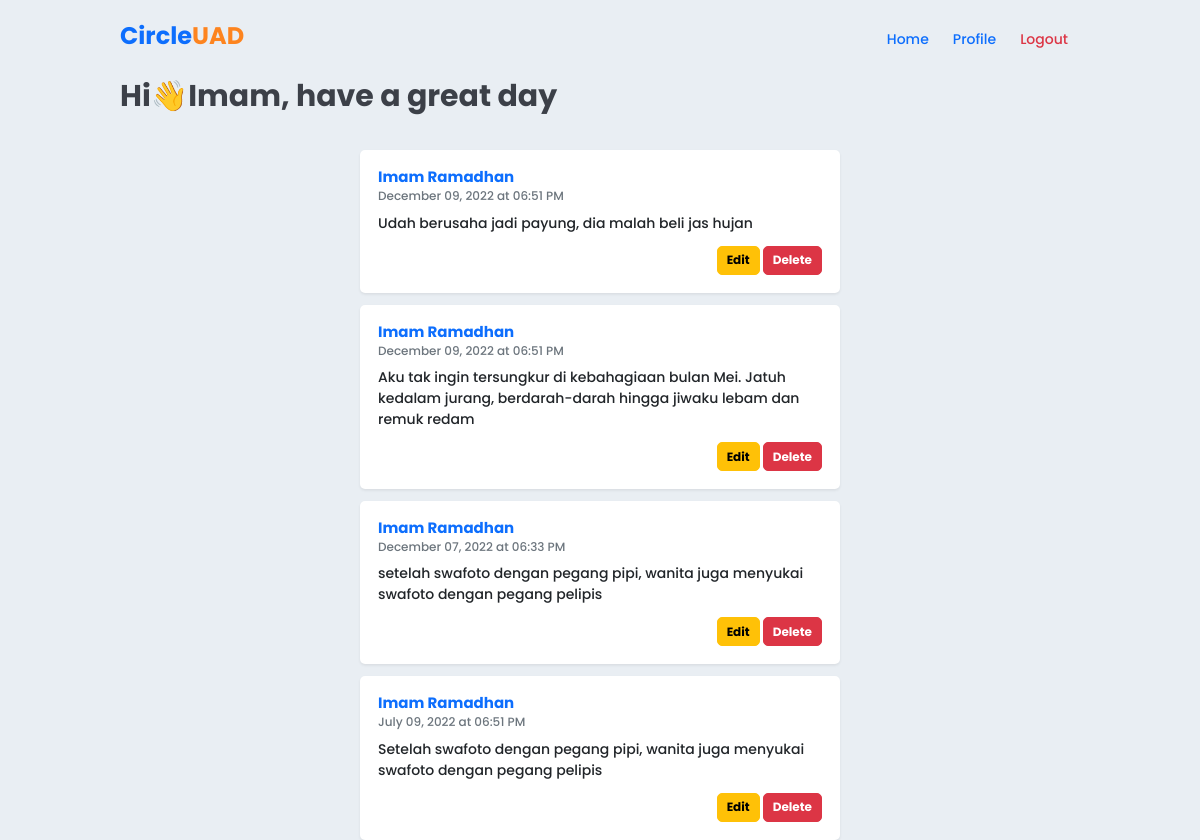
The app's page /profile.php (signed in) with its own data.
### tables this page shows
CREATE TABLE `users` (
  `id_user` int NOT NULL,
  `firstname` varchar(50) NOT NULL,
  `lastname` varchar(50) NOT NULL,
  `email` varchar(255) NOT NULL,
  `password` varchar(255) NOT NULL,
  `role` enum('admin','client') NOT NULL DEFAULT 'client'
);

CREATE TABLE `timeline` (
  `id_timeline` int NOT NULL,
  `message` text NOT NULL,
  `created_at` datetime NOT NULL,
  `id_user` int NOT NULL
);

### functions/user.php (called while the page is built, shortened)
<?php
function get_name_user()
{
    global $link;
    $query = "SELECT * FROM users";
    $result = mysqli_query($link, $query);
    return $result;
}
?>

### functions/timeline.php (called while the page is built, shortened)
<?php
function get_all_message()
{
    global $link;
    $query = "SELECT timeline.*, users.* FROM timeline INNER JOIN users ON timeline.id_user = users.id_user order by created_at DESC";
    $result = mysqli_query($link, $query);
    return $result;
}

### profile.php (the view, shortened to what this page needs)
<?php
    $timeline = get_all_message();
    $name = get_name_user();
    require_once "view/header.php";
    require_once "view/header-profile.php";
?>
<?php
    if (mysqli_num_rows($timeline) > 0) {
        while ($result = mysqli_fetch_array($timeline)) {
            $date       = strtotime($result['created_at']);
            $realdate   = date('F d, Y',$date);
            $realtime   = date("h:i A", $date);
            $firstname  = $result['firstname'];
            $lastname   = $result['lastname'];
            $message    = $result['message'];
?>
        <?php if( $_SESSION['user'] == $result['email'] ) { ?>
            <div class="d-flex justify-content-center mx-auto mt-3">
                <div class="card mx-3 p-2 shadow-sm message">
                    <div class="card-body">
                        <h5 class="card-title fw-bold text-primary"><?= $firstname . ' ' . $lastname ?></h5>
                        <h6 class="card-subtitle mb-2 text-muted"><?= $realdate . ' at ' . $realtime ?></h6>
                        <p class="card-text pt-1" style="font-size: 14px;"><?= $message ?></p>
                        <div class="d-flex justify-content-end">
                            <a href="#" class="btn btn-warning fw-bold mx-1">Edit</a>
                            <a class="material-symbols-outlined btn btn-danger fw-bold" href="delete-message.php?id=<?= $result['id_timeline']?>">Delete</a>
                        </div>
                    </div>
                </div>
            </div>
        <?php } ?>
    <?php } ?>
<?php } ?>
<?php require_once "view/footer.php"; ?>

### view/header-profile.php (shortened to what this page needs)
<?php
    if (mysqli_num_rows($name) > 0) {
        while ($username = mysqli_fetch_array($name)) {
            if ($_SESSION['user'] == $username['email']) {
?>
                <h1 class="fw-bold" style="color: #3C4048;">Hi👋<?= $username['firstname'] ?>, have a great day </h1>
<?php
            }
        }
    }
?>

### assets/css/style.css (style rules this page uses)
body, html { font-family: 'Poppins', sans-serif; font-size: 12px; background-color: #e9eef3; height: 100%; font-weight: 500; }
.btn { border-radius: 5px; }
.message { width: 50%; border-radius: 5px; border: none; }

### records on screen
users: firstname "Imam"
timeline: id_user.firstname "Imam", id_user.lastname "Ramadhan", created_at "December 09, 2022", created_at "06:51 PM", message "Udah berusaha jadi payung, dia malah beli jas hujan"
timeline: id_user.firstname "Imam", id_user.lastname "Ramadhan", created_at "December 09, 2022", created_at "06:51 PM", message "Aku tak ingin tersungkur di kebahagiaan bulan Mei. Jatuh kedalam jurang, berdarah-darah hingga jiwaku lebam dan remuk redam"
timeline: id_user.firstname "Imam", id_user.lastname "Ramadhan", created_at "December 07, 2022", created_at "06:33 PM", message "setelah swafoto dengan pegang pipi, wanita juga menyukai swafoto dengan pegang pelipis"
timeline: id_user.firstname "Imam", id_user.lastname "Ramadhan", created_at "July 09, 2022", created_at "06:51 PM", message "Setelah swafoto dengan pegang pipi, wanita juga menyukai swafoto dengan pegang pelipis"
